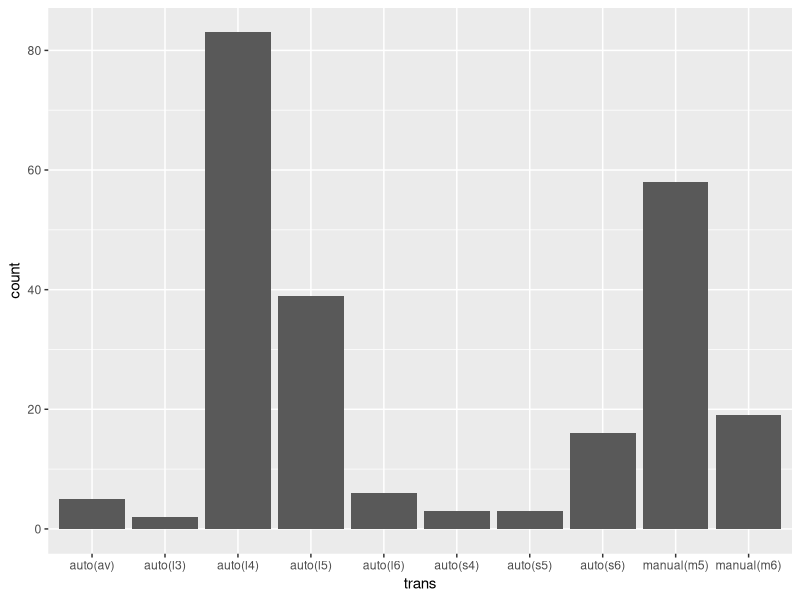
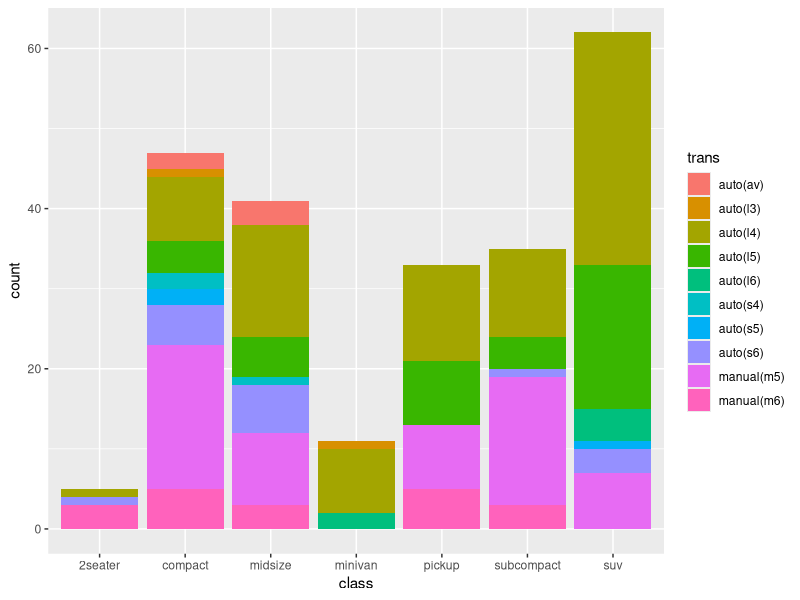
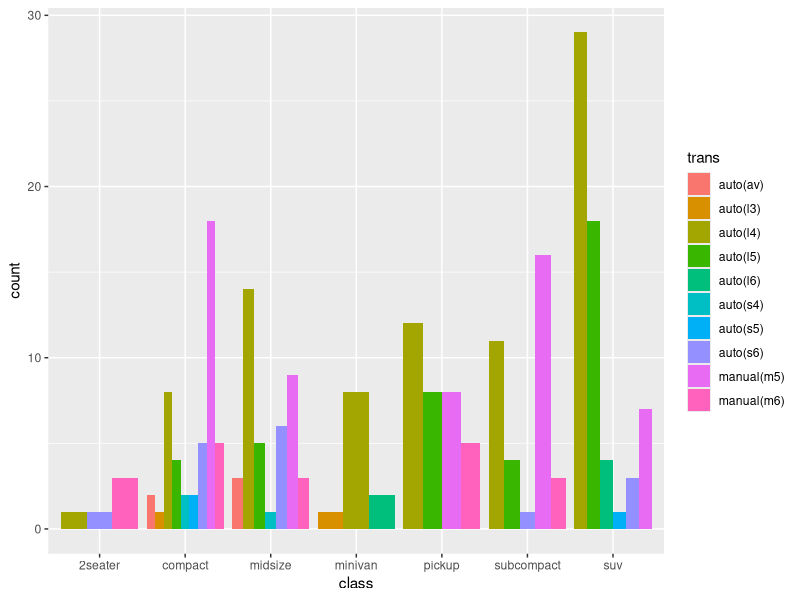
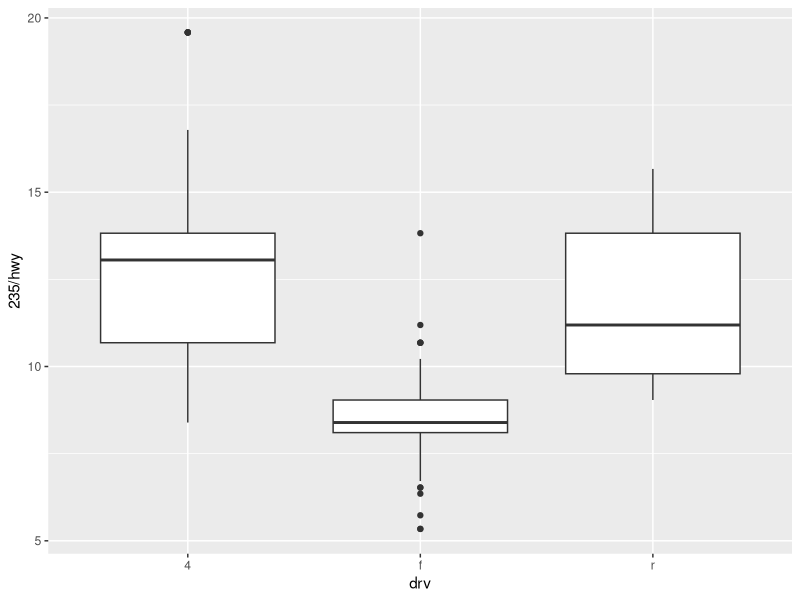
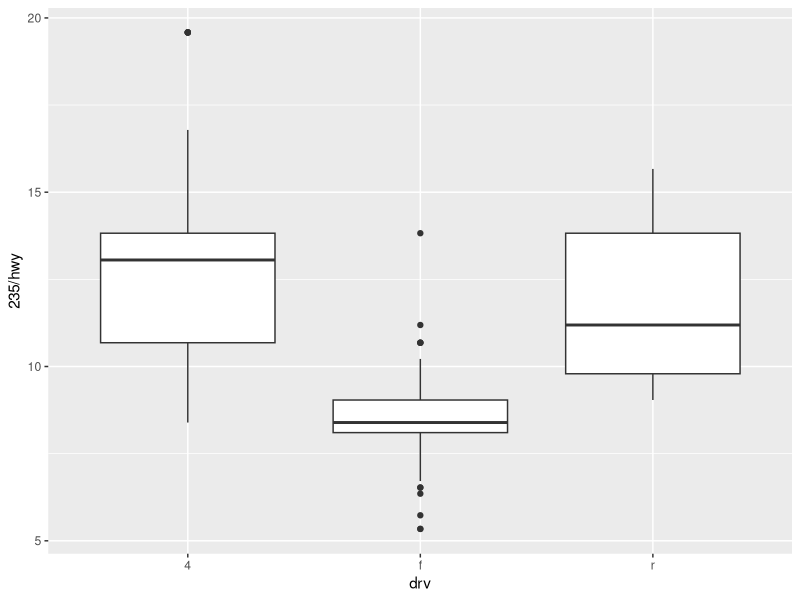
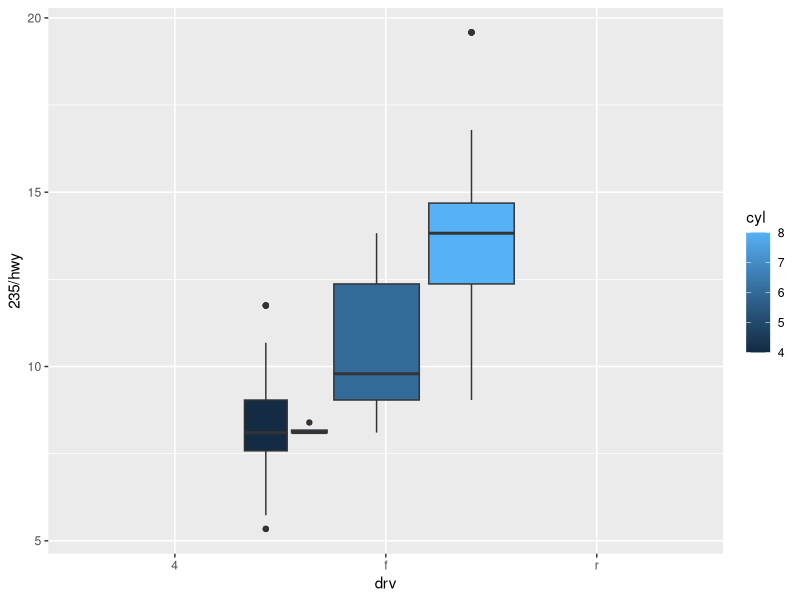
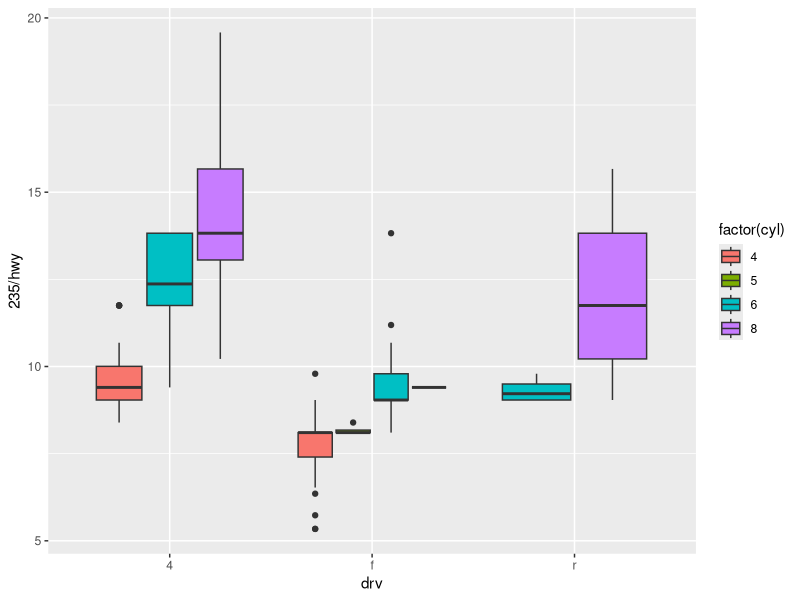
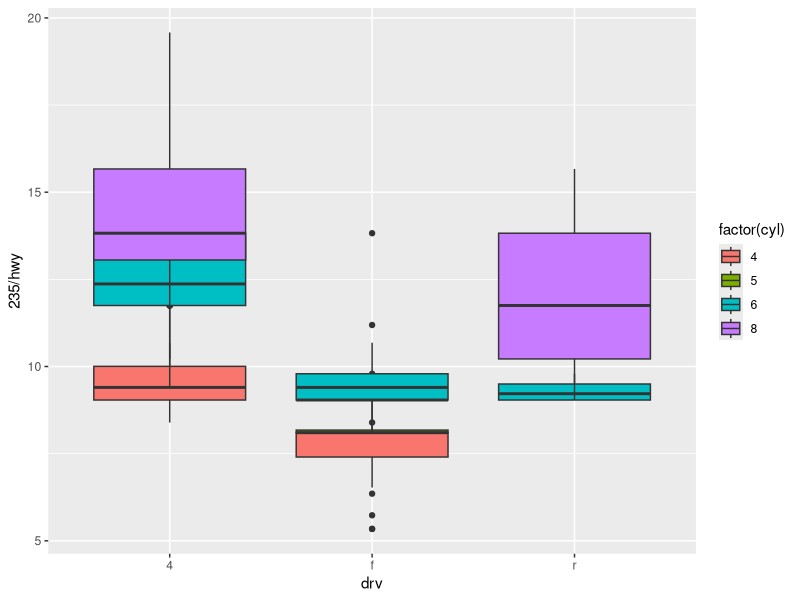

Generate these figures, in order, with R:
## ---- chunk 1
knitr::opts_chunk$set(echo = TRUE)
library(tidyverse)
knitr::opts_chunk$set(cache = TRUE)
## ---- chunk 2
ggplot(data = mpg) +
  geom_bar(mapping = aes(x = trans))
## ---- chunk 3
ggplot(data = mpg) +
  geom_bar(mapping = aes(x = class, fill = trans))
## ---- chunk 4
ggplot(data = mpg) +
  geom_bar(
    aes(x = class, fill = trans), 
    position = "dodge"
  )
## ---- chunk 5
ggplot(data = mpg) +
  geom_boxplot(mapping = aes(x = drv, y = 235 / hwy))
## ---- chunk 6
ggplot(data = mpg) +
  geom_boxplot(mapping = aes(x = drv, y = 235 / hwy, fill = cyl))
## ---- chunk 7
ggplot(data = mpg) +
  geom_boxplot(
    mapping = aes(
      x = drv,
      y = 235 / hwy,
      fill = cyl,
      group = cyl
    )
  )
## ---- chunk 8
ggplot(data = mpg) +
  geom_boxplot(
    mapping = aes(
      x = drv,
      y = 235 / hwy,
      fill = factor(cyl)
    )
  )
## ---- chunk 9
ggplot(data = mpg) +
  geom_boxplot(
    mapping = aes(
      x = drv,
      y = 235 / hwy,
      fill = factor(cyl)
    ),
    position = "identity"
  )
